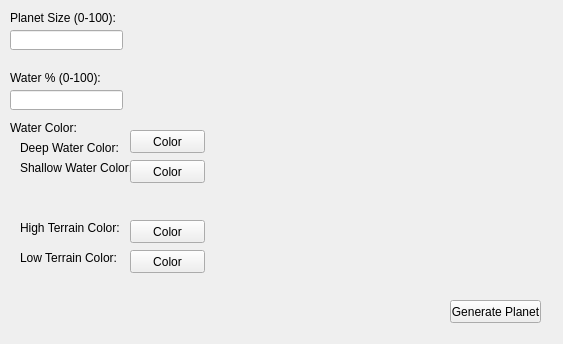
<?xml version="1.0" encoding="UTF-8"?>
<ui version="4.0">
 <class>MainWindow</class>
 <widget class="QMainWindow" name="MainWindow">
  <property name="geometry">
   <rect>
    <x>0</x>
    <y>0</y>
    <width>563</width>
    <height>344</height>
   </rect>
  </property>
  <property name="windowTitle">
   <string>MainWindow</string>
  </property>
  <widget class="QWidget" name="centralWidget">
   <widget class="QPushButton" name="pushButton">
    <property name="geometry">
     <rect>
      <x>450</x>
      <y>300</y>
      <width>91</width>
      <height>23</height>
     </rect>
    </property>
    <property name="text">
     <string>Generate Planet</string>
    </property>
   </widget>
   <widget class="QLineEdit" name="lineEdit">
    <property name="geometry">
     <rect>
      <x>10</x>
      <y>30</y>
      <width>113</width>
      <height>20</height>
     </rect>
    </property>
    <property name="inputMethodHints">
     <set>Qt::ImhPreferNumbers</set>
    </property>
   </widget>
   <widget class="QLabel" name="label">
    <property name="geometry">
     <rect>
      <x>10</x>
      <y>10</y>
      <width>111</width>
      <height>16</height>
     </rect>
    </property>
    <property name="text">
     <string>Planet Size (0-100):</string>
    </property>
   </widget>
   <widget class="QLabel" name="label_2">
    <property name="geometry">
     <rect>
      <x>10</x>
      <y>120</y>
      <width>91</width>
      <height>16</height>
     </rect>
    </property>
    <property name="text">
     <string>Water Color:</string>
    </property>
   </widget>
   <widget class="QLineEdit" name="lineEdit_2">
    <property name="geometry">
     <rect>
      <x>10</x>
      <y>90</y>
      <width>113</width>
      <height>20</height>
     </rect>
    </property>
    <property name="inputMethodHints">
     <set>Qt::ImhPreferNumbers</set>
    </property>
   </widget>
   <widget class="QLabel" name="label_3">
    <property name="geometry">
     <rect>
      <x>10</x>
      <y>70</y>
      <width>111</width>
      <height>16</height>
     </rect>
    </property>
    <property name="text">
     <string>Water % (0-100):</string>
    </property>
   </widget>
   <widget class="QLabel" name="label_6">
    <property name="geometry">
     <rect>
      <x>20</x>
      <y>140</y>
      <width>101</width>
      <height>16</height>
     </rect>
    </property>
    <property name="text">
     <string>Deep Water Color:</string>
    </property>
   </widget>
   <widget class="QLabel" name="label_7">
    <property name="geometry">
     <rect>
      <x>20</x>
      <y>160</y>
      <width>111</width>
      <height>16</height>
     </rect>
    </property>
    <property name="text">
     <string>Shallow Water Color:</string>
    </property>
   </widget>
   <widget class="QLabel" name="label_8">
    <property name="geometry">
     <rect>
      <x>20</x>
      <y>220</y>
      <width>111</width>
      <height>16</height>
     </rect>
    </property>
    <property name="text">
     <string>High Terrain Color:</string>
    </property>
   </widget>
   <widget class="QLabel" name="label_9">
    <property name="geometry">
     <rect>
      <x>20</x>
      <y>250</y>
      <width>111</width>
      <height>16</height>
     </rect>
    </property>
    <property name="text">
     <string>Low Terrain Color:</string>
    </property>
   </widget>
   <widget class="QPushButton" name="pushButton_2">
    <property name="geometry">
     <rect>
      <x>130</x>
      <y>130</y>
      <width>75</width>
      <height>23</height>
     </rect>
    </property>
    <property name="text">
     <string>Color</string>
    </property>
   </widget>
   <widget class="QPushButton" name="pushButton_3">
    <property name="geometry">
     <rect>
      <x>130</x>
      <y>160</y>
      <width>75</width>
      <height>23</height>
     </rect>
    </property>
    <property name="text">
     <string>Color</string>
    </property>
   </widget>
   <widget class="QPushButton" name="pushButton_4">
    <property name="geometry">
     <rect>
      <x>130</x>
      <y>220</y>
      <width>75</width>
      <height>23</height>
     </rect>
    </property>
    <property name="text">
     <string>Color</string>
    </property>
   </widget>
   <widget class="QPushButton" name="pushButton_5">
    <property name="geometry">
     <rect>
      <x>130</x>
      <y>250</y>
      <width>75</width>
      <height>23</height>
     </rect>
    </property>
    <property name="text">
     <string>Color</string>
    </property>
   </widget>
  </widget>
 </widget>
 <layoutdefault spacing="6" margin="11"/>
 <resources/>
 <connections/>
</ui>
